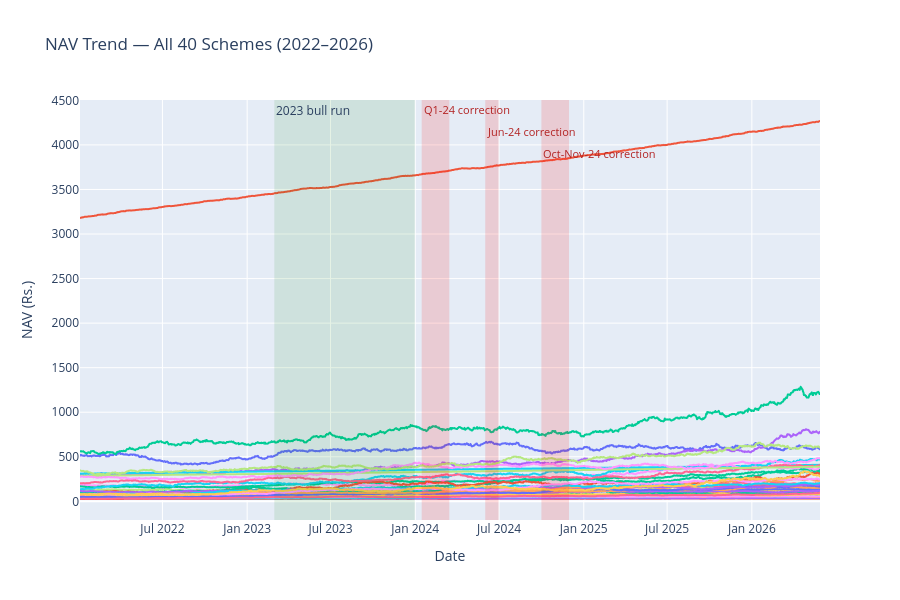

The cell this chart's notebook holds for it:
### Code cell
fig = px.line(
    nav.sort_values(["amfi_code", "nav_date"]),
    x="nav_date",
    y="nav",
    color="amfi_code",
    title="NAV Trend — All 40 Schemes (2022–2026)"
)

# 2023 bull run
fig.add_vrect(x0="2023-03-01", x1="2023-12-31", fillcolor="green", opacity=0.10,
              line_width=0, annotation_text="2023 bull run", annotation_position="top left")

# 2024 corrections
for x0, x1, label, yshift in [("2024-01-15", "2024-03-15", "Q1-24", 0),
                              ("2024-06-01", "2024-06-30", "Jun-24", -22),
                              ("2024-10-01", "2024-11-30", "Oct-Nov-24", -44)]:
    fig.add_vrect(x0=x0, x1=x1, fillcolor="red", opacity=0.14, line_width=0,
                  annotation_text=label + " correction", annotation_position="top left",
                  annotation=dict(yshift=yshift, font_size=11, font_color="firebrick"))

fig.update_layout(showlegend=False, height=600,
                  xaxis_title="Date", yaxis_title="NAV (Rs.)")
fig.show()

### Figure 1 — Plotly figure (JSON) as saved in the notebook; plotly's stock layout.template omitted (floating-point values rounded to 4 significant figures; data arrays with more than 128 entries replaced by an {"elided": "..."} marker saying what was removed)
{"data": [{"hovertemplate": "amfi_code=100016<br>nav_date=%{x}<br>nav=%{y}<extra></extra>", "legendgroup": "100016", "line": {"color": "#636efa", "dash": "solid"}, "marker": {"symbol": "circle"}, "mode": "lines", "name": "100016", "showlegend": true, "type": "scattergl", "x": {"elided": "1150 str values"}, "xaxis": "x", "y": {"elided": "1150 float values"}, "yaxis": "y"}, {"hovertemplate": "amfi_code=100025<br>nav_date=%{x}<br>nav=%{y}<extra></extra>", "legendgroup": "100025", "line": {"color": "#EF553B", "dash": "solid"}, "marker": {"symbol": "circle"}, "mode": "lines", "name": "100025", "showlegend": true, "type": "scattergl", "x": {"elided": "1150 str values"}, "xaxis": "x", "y": {"elided": "1150 float values"}, "yaxis": "y"}, {"hovertemplate": "amfi_code=100033<br>nav_date=%{x}<br>nav=%{y}<extra></extra>", "legendgroup": "100033", "line": {"color": "#00cc96", "dash": "solid"}, "marker": {"symbol": "circle"}, "mode": "lines", "name": "100033", "showlegend": true, "type": "scattergl", "x": {"elided": "1150 str values"}, "xaxis": "x", "y": {"elided": "1150 float values"}, "yaxis": "y"}, {"hovertemplate": "amfi_code=101206<br>nav_date=%{x}<br>nav=%{y}<extra></extra>", "legendgroup": "101206", "line": {"color": "#ab63fa", "dash": "solid"}, "marker": {"symbol": "circle"}, "mode": "lines", "name": "101206", "showlegend": true, "type": "scattergl", "x": {"elided": "1150 str values"}, "xaxis": "x", "y": {"elided": "1150 float values"}, "yaxis": "y"}, {"hovertemplate": "amfi_code=101207<br>nav_date=%{x}<br>nav=%{y}<extra></extra>", "legendgroup": "101207", "line": {"color": "#FFA15A", "dash": "solid"}, "marker": {"symbol": "circle"}, "mode": "lines", "name": "101207", "showlegend": true, "type": "scattergl", "x": {"elided": "1150 str values"}, "xaxis": "x", "y": {"elided": "1150 float values"}, "yaxis": "y"}, {"hovertemplate": "amfi_code=101208<br>nav_date=%{x}<br>nav=%{y}<extra></extra>", "legendgroup": "101208", "line": {"color": "#19d3f3", "dash": "solid"}, "marker": {"symbol": "circle"}, "mode": "lines", "name": "101208", "showlegend": true, "type": "scattergl", "x": {"elided": "1150 str values"}, "xaxis": "x", "y": {"elided": "1150 float values"}, "yaxis": "y"}, {"hovertemplate": "amfi_code=102885<br>nav_date=%{x}<br>nav=%{y}<extra></extra>", "legendgroup": "102885", "line": {"color": "#FF6692", "dash": "solid"}, "marker": {"symbol": "circle"}, "mode": "lines", "name": "102885", "showlegend": true, "type": "scattergl", "x": {"elided": "1150 str values"}, "xaxis": "x", "y": {"elided": "1150 float values"}, "yaxis": "y"}, {"hovertemplate": "amfi_code=102886<br>nav_date=%{x}<br>nav=%{y}<extra></extra>", "legendgroup": "102886", "line": {"color": "#B6E880", "dash": "solid"}, "marker": {"symbol": "circle"}, "mode": "lines", "name": "102886", "showlegend": true, "type": "scattergl", "x": {"elided": "1150 str values"}, "xaxis": "x", "y": {"elided": "1150 float values"}, "yaxis": "y"}, {"hovertemplate": "amfi_code=102887<br>nav_date=%{x}<br>nav=%{y}<extra></extra>", "legendgroup": "102887", "line": {"color": "#FF97FF", "dash": "solid"}, "marker": {"symbol": "circle"}, "mode": "lines", "name": "102887", "showlegend": true, "type": "scattergl", "x": {"elided": "1150 str values"}, "xaxis": "x", "y": {"elided": "1150 float values"}, "yaxis": "y"}, {"hovertemplate": "amfi_code=118632<br>nav_date=%{x}<br>nav=%{y}<extra></extra>", "legendgroup": "118632", "line": {"color": "#FECB52", "dash": "solid"}, "marker": {"symbol": "circle"}, "mode": "lines", "name": "118632", "showlegend": true, "type": "scattergl", "x": {"elided": "1150 str values"}, "xaxis": "x", "y": {"elided": "1150 float values"}, "yaxis": "y"}, {"hovertemplate": "amfi_code=118633<br>nav_date=%{x}<br>nav=%{y}<extra></extra>", "legendgroup": "118633", "line": {"color": "#636efa", "dash": "solid"}, "marker": {"symbol": "circle"}, "mode": "lines", "name": "118633", "showlegend": true, "type": "scattergl", "x": {"elided": "1150 str values"}, "xaxis": "x", "y": {"elided": "1150 float values"}, "yaxis": "y"}, {"hovertemplate": "amfi_code=118634<br>nav_date=%{x}<br>nav=%{y}<extra></extra>", "legendgroup": "118634", "line": {"color": "#EF553B", "dash": "solid"}, "marker": {"symbol": "circle"}, "mode": "lines", "name": "118634", "showlegend": true, "type": "scattergl", "x": {"elided": "1150 str values"}, "xaxis": "x", "y": {"elided": "1150 float values"}, "yaxis": "y"}, {"hovertemplate": "amfi_code=118635<br>nav_date=%{x}<br>nav=%{y}<extra></extra>", "legendgroup": "118635", "line": {"color": "#00cc96", "dash": "solid"}, "marker": {"symbol": "circle"}, "mode": "lines", "name": "118635", "showlegend": true, "type": "scattergl", "x": {"elided": "1150 str values"}, "xaxis": "x", "y": {"elided": "1150 float values"}, "yaxis": "y"}, {"hovertemplate": "amfi_code=118636<br>nav_date=%{x}<br>nav=%{y}<extra></extra>", "legendgroup": "118636", "line": {"color": "#ab63fa", "dash": "solid"}, "marker": {"symbol": "circle"}, "mode": "lines", "name": "118636", "showlegend": true, "type": "scattergl", "x": {"elided": "1150 str values"}, "xaxis": "x", "y": {"elided": "1150 float values"}, "yaxis": "y"}, {"hovertemplate": "amfi_code=119092<br>nav_date=%{x}<br>nav=%{y}<extra></extra>", "legendgroup": "119092", "line": {"color": "#FFA15A", "dash": "solid"}, "marker": {"symbol": "circle"}, "mode": "lines", "name": "119092", "showlegend": true, "type": "scattergl", "x": {"elided": "1150 str values"}, "xaxis": "x", "y": {"elided": "1150 float values"}, "yaxis": "y"}, {"hovertemplate": "amfi_code=119093<br>nav_date=%{x}<br>nav=%{y}<extra></extra>", "legendgroup": "119093", "line": {"color": "#19d3f3", "dash": "solid"}, "marker": {"symbol": "circle"}, "mode": "lines", "name": "119093", "showlegend": true, "type": "scattergl", "x": {"elided": "1150 str values"}, "xaxis": "x", "y": {"elided": "1150 float values"}, "yaxis": "y"}, {"hovertemplate": "amfi_code=119094<br>nav_date=%{x}<br>nav=%{y}<extra></extra>", "legendgroup": "119094", "line": {"color": "#FF6692", "dash": "solid"}, "marker": {"symbol": "circle"}, "mode": "lines", "name": "119094", "showlegend": true, "type": "scattergl", "x": {"elided": "1150 str values"}, "xaxis": "x", "y": {"elided": "1150 float values"}, "yaxis": "y"}, {"hovertemplate": "amfi_code=119095<br>nav_date=%{x}<br>nav=%{y}<extra></extra>", "legendgroup": "119095", "line": {"color": "#B6E880", "dash": "solid"}, "marker": {"symbol": "circle"}, "mode": "lines", "name": "119095", "showlegend": true, "type": "scattergl", "x": {"elided": "1150 str values"}, "xaxis": "x", "y": {"elided": "1150 float values"}, "yaxis": "y"}, {"hovertemplate": "amfi_code=119120<br>nav_date=%{x}<br>nav=%{y}<extra></extra>", "legendgroup": "119120", "line": {"color": "#FF97FF", "dash": "solid"}, "marker": {"symbol": "circle"}, "mode": "lines", "name": "119120", "showlegend": true, "type": "scattergl", "x": {"elided": "1150 str values"}, "xaxis": "x", "y": {"elided": "1150 float values"}, "yaxis": "y"}, {"hovertemplate": "amfi_code=119551<br>nav_date=%{x}<br>nav=%{y}<extra></extra>", "legendgroup": "119551", "line": {"color": "#FECB52", "dash": "solid"}, "marker": {"symbol": "circle"}, "mode": "lines", "name": "119551", "showlegend": true, "type": "scattergl", "x": {"elided": "1150 str values"}, "xaxis": "x", "y": {"elided": "1150 float values"}, "yaxis": "y"}, {"hovertemplate": "amfi_code=119552<br>nav_date=%{x}<br>nav=%{y}<extra></extra>", "legendgroup": "119552", "line": {"color": "#636efa", "dash": "solid"}, "marker": {"symbol": "circle"}, "mode": "lines", "name": "119552", "showlegend": true, "type": "scattergl", "x": {"elided": "1150 str values"}, "xaxis": "x", "y": {"elided": "1150 float values"}, "yaxis": "y"}, {"hovertemplate": "amfi_code=119598<br>nav_date=%{x}<br>nav=%{y}<extra></extra>", "legendgroup": "119598", "line": {"color": "#EF553B", "dash": "solid"}, "marker": {"symbol": "circle"}, "mode": "lines", "name": "119598", "showlegend": true, "type": "scattergl", "x": {"elided": "1150 str values"}, "xaxis": "x", "y": {"elided": "1150 float values"}, "yaxis": "y"}, {"hovertemplate": "amfi_code=119599<br>nav_date=%{x}<br>nav=%{y}<extra></extra>", "legendgroup": "119599", "line": {"color": "#00cc96", "dash": "solid"}, "marker": {"symbol": "circle"}, "mode": "lines", "name": "119599", "showlegend": true, "type": "scattergl", "x": {"elided": "1150 str values"}, "xaxis": "x", "y": {"elided": "1150 float values"}, "yaxis": "y"}, {"hovertemplate": "amfi_code=120503<br>nav_date=%{x}<br>nav=%{y}<extra></extra>", "legendgroup": "120503", "line": {"color": "#ab63fa", "dash": "solid"}, "marker": {"symbol": "circle"}, "mode": "lines", "name": "120503", "showlegend": true, "type": "scattergl", "x": {"elided": "1150 str values"}, "xaxis": "x", "y": {"elided": "1150 float values"}, "yaxis": "y"}, {"hovertemplate": "amfi_code=120504<br>nav_date=%{x}<br>nav=%{y}<extra></extra>", "legendgroup": "120504", "line": {"color": "#FFA15A", "dash": "solid"}, "marker": {"symbol": "circle"}, "mode": "lines", "name": "120504", "showlegend": true, "type": "scattergl", "x": {"elided": "1150 str values"}, "xaxis": "x", "y": {"elided": "1150 float values"}, "yaxis": "y"}, {"hovertemplate": "amfi_code=120505<br>nav_date=%{x}<br>nav=%{y}<extra></extra>", "legendgroup": "120505", "line": {"color": "#19d3f3", "dash": "solid"}, "marker": {"symbol": "circle"}, "mode": "lines", "name": "120505", "showlegend": true, "type": "scattergl", "x": {"elided": "1150 str values"}, "xaxis": "x", "y": {"elided": "1150 float values"}, "yaxis": "y"}, {"hovertemplate": "amfi_code=120506<br>nav_date=%{x}<br>nav=%{y}<extra></extra>", "legendgroup": "120506", "line": {"color": "#FF6692", "dash": "solid"}, "marker": {"symbol": "circle"}, "mode": "lines", "name": "120506", "showlegend": true, "type": "scattergl", "x": {"elided": "1150 str values"}, "xaxis": "x", "y": {"elided": "1150 float values"}, "yaxis": "y"}, {"hovertemplate": "amfi_code=120507<br>nav_date=%{x}<br>nav=%{y}<extra></extra>", "legendgroup": "120507", "line": {"color": "#B6E880", "dash": "solid"}, "marker": {"symbol": "circle"}, "mode": "lines", "name": "120507", "showlegend": true, "type": "scattergl", "x": {"elided": "1150 str values"}, "xaxis": "x", "y": {"elided": "1150 float values"}, "yaxis": "y"}, {"hovertemplate": "amfi_code=120841<br>nav_date=%{x}<br>nav=%{y}<extra></extra>", "legendgroup": "120841", "line": {"color": "#FF97FF", "dash": "solid"}, "marker": {"symbol": "circle"}, "mode": "lines", "name": "120841", "showlegend": true, "type": "scattergl", "x": {"elided": "1150 str values"}, "xaxis": "x", "y": {"elided": "1150 float values"}, "yaxis": "y"}, {"hovertemplate": "amfi_code=120842<br>nav_date=%{x}<br>nav=%{y}<extra></extra>", "legendgroup": "120842", "line": {"color": "#FECB52", "dash": "solid"}, "marker": {"symbol": "circle"}, "mode": "lines", "name": "120842", "showlegend": true, "type": "scattergl", "x": {"elided": "1150 str values"}, "xaxis": "x", "y": {"elided": "1150 float values"}, "yaxis": "y"}, {"hovertemplate": "amfi_code=120843<br>nav_date=%{x}<br>nav=%{y}<extra></extra>", "legendgroup": "120843", "line": {"color": "#636efa", "dash": "solid"}, "marker": {"symbol": "circle"}, "mode": "lines", "name": "120843", "showlegend": true, "type": "scattergl", "x": {"elided": "1150 str values"}, "xaxis": "x", "y": {"elided": "1150 float values"}, "yaxis": "y"}, {"hovertemplate": "amfi_code=120844<br>nav_date=%{x}<br>nav=%{y}<extra></extra>", "legendgroup": "120844", "line": {"color": "#EF553B", "dash": "solid"}, "marker": {"symbol": "circle"}, "mode": "lines", "name": "120844", "showlegend": true, "type": "scattergl", "x": {"elided": "1150 str values"}, "xaxis": "x", "y": {"elided": "1150 float values"}, "yaxis": "y"}, {"hovertemplate": "amfi_code=125497<br>nav_date=%{x}<br>nav=%{y}<extra></extra>", "legendgroup": "125497", "line": {"color": "#00cc96", "dash": "solid"}, "marker": {"symbol": "circle"}, "mode": "lines", "name": "125497", "showlegend": true, "type": "scattergl", "x": {"elided": "1150 str values"}, "xaxis": "x", "y": {"elided": "1150 float values"}, "yaxis": "y"}, {"hovertemplate": "amfi_code=125498<br>nav_date=%{x}<br>nav=%{y}<extra></extra>", "legendgroup": "125498", "line": {"color": "#ab63fa", "dash": "solid"}, "marker": {"symbol": "circle"}, "mode": "lines", "name": "125498", "showlegend": true, "type": "scattergl", "x": {"elided": "1150 str values"}, "xaxis": "x", "y": {"elided": "1150 float values"}, "yaxis": "y"}, {"hovertemplate": "amfi_code=148567<br>nav_date=%{x}<br>nav=%{y}<extra></extra>", "legendgroup": "148567", "line": {"color": "#FFA15A", "dash": "solid"}, "marker": {"symbol": "circle"}, "mode": "lines", "name": "148567", "showlegend": true, "type": "scattergl", "x": {"elided": "1150 str values"}, "xaxis": "x", "y": {"elided": "1150 float values"}, "yaxis": "y"}, {"hovertemplate": "amfi_code=148568<br>nav_date=%{x}<br>nav=%{y}<extra></extra>", "legendgroup": "148568", "line": {"color": "#19d3f3", "dash": "solid"}, "marker": {"symbol": "circle"}, "mode": "lines", "name": "148568", "showlegend": true, "type": "scattergl", "x": {"elided": "1150 str values"}, "xaxis": "x", "y": {"elided": "1150 float values"}, "yaxis": "y"}, {"hovertemplate": "amfi_code=148569<br>nav_date=%{x}<br>nav=%{y}<extra></extra>", "legendgroup": "148569", "line": {"color": "#FF6692", "dash": "solid"}, "marker": {"symbol": "circle"}, "mode": "lines", "name": "148569", "showlegend": true, "type": "scattergl", "x": {"elided": "1150 str values"}, "xaxis": "x", "y": {"elided": "1150 float values"}, "yaxis": "y"}, {"hovertemplate": "amfi_code=149322<br>nav_date=%{x}<br>nav=%{y}<extra></extra>", "legendgroup": "149322", "line": {"color": "#B6E880", "dash": "solid"}, "marker": {"symbol": "circle"}, "mode": "lines", "name": "149322", "showlegend": true, "type": "scattergl", "x": {"elided": "1150 str values"}, "xaxis": "x", "y": {"elided": "1150 float values"}, "yaxis": "y"}, {"hovertemplate": "amfi_code=149323<br>nav_date=%{x}<br>nav=%{y}<extra></extra>", "legendgroup": "149323", "line": {"color": "#FF97FF", "dash": "solid"}, "marker": {"symbol": "circle"}, "mode": "lines", "name": "149323", "showlegend": true, "type": "scattergl", "x": {"elided": "1150 str values"}, "xaxis": "x", "y": {"elided": "1150 float values"}, "yaxis": "y"}, {"hovertemplate": "amfi_code=149324<br>nav_date=%{x}<br>nav=%{y}<extra></extra>", "legendgroup": "149324", "line": {"color": "#FECB52", "dash": "solid"}, "marker": {"symbol": "circle"}, "mode": "lines", "name": "149324", "showlegend": true, "type": "scattergl", "x": {"elided": "1150 str values"}, "xaxis": "x", "y": {"elided": "1150 float values"}, "yaxis": "y"}], "layout": {"annotations": [{"showarrow": false, "text": "2023 bull run", "x": "2023-03-01", "xanchor": "left", "xref": "x", "y": 1, "yanchor": "top", "yref": "y domain"}, {"font": {"color": "firebrick", "size": 11}, "showarrow": false, "text": "Q1-24 correction", "x": "2024-01-15", "xanchor": "left", "xref": "x", "y": 1, "yanchor": "top", "yref": "y domain", "yshift": 0}, {"font": {"color": "firebrick", "size": 11}, "showarrow": false, "text": "Jun-24 correction", "x": "2024-06-01", "xanchor": "left", "xref": "x", "y": 1, "yanchor": "top", "yref": "y domain", "yshift": -22}, {"font": {"color": "firebrick", "size": 11}, "showarrow": false, "text": "Oct-Nov-24 correction", "x": "2024-10-01", "xanchor": "left", "xref": "x", "y": 1, "yanchor": "top", "yref": "y domain", "yshift": -44}], "height": 600, "legend": {"title": {"text": "amfi_code"}, "tracegroupgap": 0}, "shapes": [{"fillcolor": "green", "line": {"width": 0}, "opacity": 0.1, "type": "rect", "x0": "2023-03-01", "x1": "2023-12-31", "xref": "x", "y0": 0, "y1": 1, "yref": "y domain"}, {"fillcolor": "red", "line": {"width": 0}, "opacity": 0.14, "type": "rect", "x0": "2024-01-15", "x1": "2024-03-15", "xref": "x", "y0": 0, "y1": 1, "yref": "y domain"}, {"fillcolor": "red", "line": {"width": 0}, "opacity": 0.14, "type": "rect", "x0": "2024-06-01", "x1": "2024-06-30", "xref": "x", "y0": 0, "y1": 1, "yref": "y domain"}, {"fillcolor": "red", "line": {"width": 0}, "opacity": 0.14, "type": "rect", "x0": "2024-10-01", "x1": "2024-11-30", "xref": "x", "y0": 0, "y1": 1, "yref": "y domain"}], "showlegend": false, "title": {"text": "NAV Trend — All 40 Schemes (2022–2026)"}, "xaxis": {"anchor": "y", "domain": [0.0, 1.0], "title": {"text": "Date"}}, "yaxis": {"anchor": "x", "domain": [0.0, 1.0], "title": {"text": "NAV (Rs.)"}}}}
